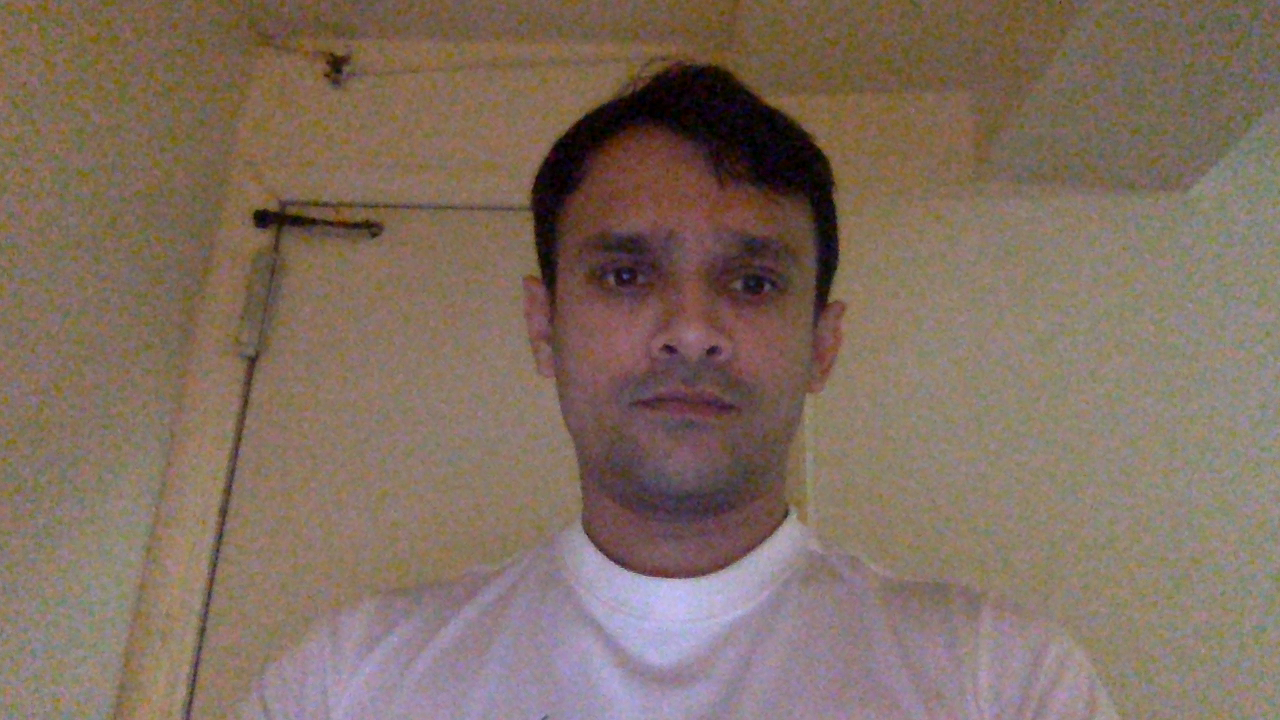
#> input picture testExamples/shofi.png, 1280 x 720 px, given in place of the camera
$ python autoTrain.py
#> lines starting #> are read from the running program, lines starting #| are printed output that depends on the picture
### autoTrain/build_face_dataset.py
from imutils.video import VideoStream
import argparse
import imutils
import time
import cv2
import os

def createDataSet():
    name = input("Enter persons name : ");
#> the answer given: ../testExamples/shofi.png
    ap = argparse.ArgumentParser()
    pathDir = "dataset/"+name
    # ap.add_argument("-c", "--cascade", required=True, help = "path to where the face cascade resides")
    # ap.add_argument("-o", "--output", required=True, help="path to output directory")
    ap.add_argument("-c", "--cascade", default="haarcascade_frontalface_default.xml", help = "path to where the face cascade resides")
    ap.add_argument("-o", "--output", default = pathDir, help="path to output directory")
    args = ap.parse_args()

    detector = cv2.CascadeClassifier(args.cascade)

    os.mkdir(pathDir)
    vs = VideoStream(src=0).start()
    time.sleep(1.0)
    total = 0

    while True:
        frame = vs.read()
#> frame is the input picture: shape (720, 1280, 3); mean B, G, R 96.8, 110.2, 128.9
        orig = frame.copy()
        frame = imutils.resize(frame, width=400)
#> frame: shape (225, 400, 3)

        rects = detector.detectMultiScale(
            cv2.cvtColor(frame, cv2.COLOR_RGB2GRAY), scaleFactor=1.1,
            minNeighbors=5, minSize=(30,30))
#> rects = [[161, 46, 108, 108]]

        for (x, y, w, h) in rects:
            cv2.rectangle(frame, (x, y), (x + w, y + h), (0, 255, 0), 2)
#> this loop made 1 pass
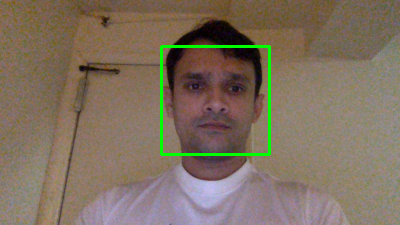
#> frame: shape (225, 400, 3); mean B, G, R 95.7, 112.6, 127.3

        cv2.imshow("Press K to take Picture Q to quit", frame)
        key = cv2.waitKey(1) & 0xFF
#> (key q is pressed here)

        if key == ord("k"):
            p = os.path.sep.join([args.output, "{}.png".format(str(total).zfill(5))])
            print(p)
            cv2.imwrite(p, orig)
            total += 1
        elif key == ord("q"):
            break

    print("[INFO] {} face images stored".format(total))
    print("[INFO] cleaning up...")
    cv2.destroyAllWindows()
    vs.stop()

# [2 lines that do not run on import are left out]

### autoTrain/encode_faces.py
from imutils import paths
import argparse
import os
import cv2
import face_recognition
import pickle

def encodeFace():
        ap = argparse.ArgumentParser()
        # ap.add_argument("-d", "--dataset", required=True,
        #                 help="Path to dataset")
        # ap.add_argument("-m", "--model", required=True,
        #                 help="Model to locate faces")
        # ap.add_argument("-e", "--encodings", required=True,
        #                 help="Data file to write to disk")

        ap.add_argument("-d", "--dataset", default="dataset",
                        help="Path to dataset")
        ap.add_argument("-m", "--model", default="cnn",
                        help="Model to locate faces")
        ap.add_argument("-e", "--encodings", default="encodings.pickle",
                        help="Data file to write to disk")

        args = ap.parse_args()

        imagepaths = list(paths.list_images(args.dataset))

        known_names = []
        known_encodings = []
        for (count, ip) in enumerate(imagepaths):
                print("encoding images {} / {}".format(count + 1, len(imagepaths)))
                name = ip.split(os.path.sep)[-2]
                image = cv2.imread(ip)
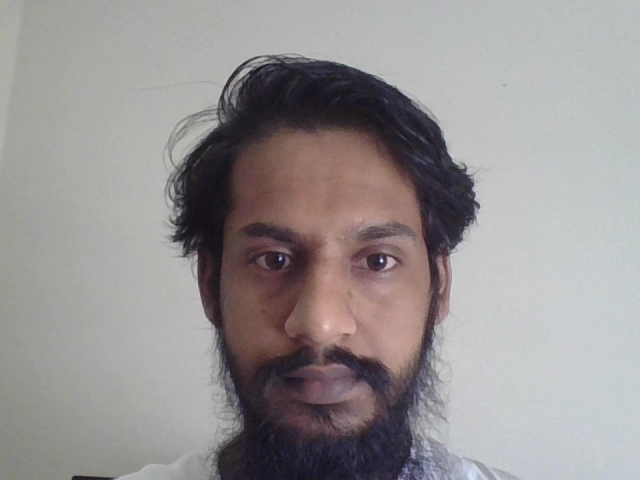
#> input picture dataset/bashir/00000.png, 640 x 480 px
#> image is the input picture: shape (480, 640, 3); mean B, G, R 146.9, 146.7, 151.2
                rgb = cv2.cvtColor(image, cv2.COLOR_BGR2RGB)

                boxes = face_recognition.face_locations(rgb, model=args.model)
                encodings = face_recognition.face_encodings(rgb, boxes)

        for encoding in encodings:
                known_encodings.append(encoding)
                known_names.append(name)

        print("writing to the disk")
        data = {"names": known_names, "encodings": known_encodings}
        f = open(args.encodings, "wb")
        f.write(pickle.dumps(data))
        f.close()
        print("finished!")

# [2 lines that do not run on import are left out]

### autoTrain/autoTrain.py
import build_face_dataset
import encode_faces

build_face_dataset.createDataSet();
encode_faces.encodeFace();
#> (the call stopped at in encodeFace, `boxes = face_recognition.face_locations(rgb, model=args.model)`: face_recognition is not available in this run)
